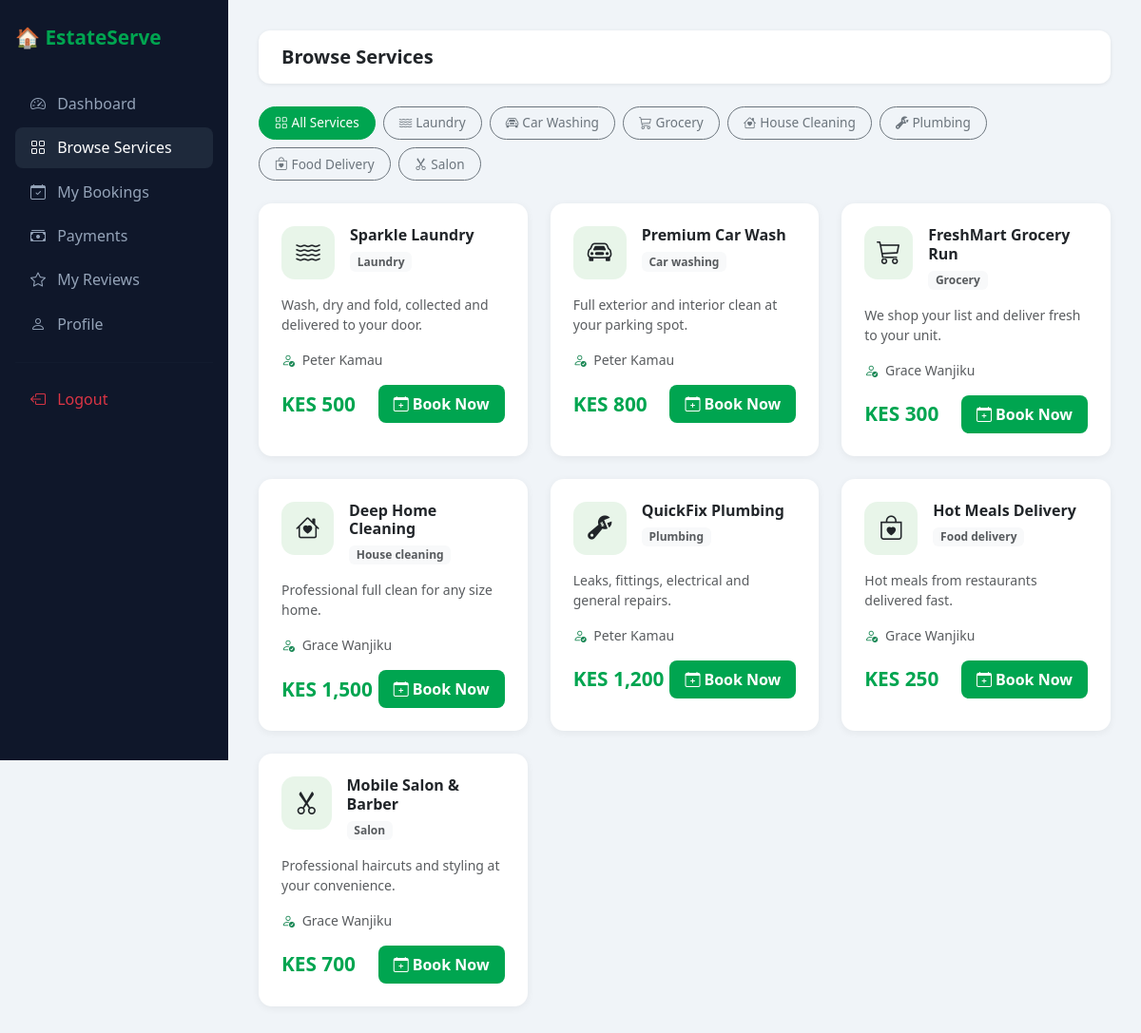
Page /resident/services.php (signed in) on the committed database.
### tables this page shows
CREATE TABLE services (
    id          INT AUTO_INCREMENT PRIMARY KEY,
    name        VARCHAR(150) NOT NULL,
    category    ENUM('laundry','car_washing','grocery','house_cleaning',
                     'plumbing','food_delivery','salon') NOT NULL,
    description TEXT,
    price       DECIMAL(10,2) NOT NULL DEFAULT 0,
    provider_id INT NULL,
    status      ENUM('available','unavailable') NOT NULL DEFAULT 'available',
    created_at  TIMESTAMP NOT NULL DEFAULT CURRENT_TIMESTAMP,
    CONSTRAINT fk_services_provider FOREIGN KEY (provider_id)
        REFERENCES users(id) ON DELETE SET NULL
);

CREATE TABLE users (
    id         INT AUTO_INCREMENT PRIMARY KEY,
    full_name  VARCHAR(150) NOT NULL,
    email      VARCHAR(150) NOT NULL UNIQUE,
    phone      VARCHAR(30)  NOT NULL,
    password   VARCHAR(255) NOT NULL,
    role       ENUM('admin','resident','provider','delivery') NOT NULL,
    status     ENUM('active','inactive','pending') NOT NULL DEFAULT 'active',
    created_at TIMESTAMP NOT NULL DEFAULT CURRENT_TIMESTAMP
);

### resident/services.php (the view, shortened to what this page needs)
<?php
require_once '../includes/db.php';
$category_filter = isset($_GET['cat']) ? $_GET['cat'] : 'all';
$where = $category_filter !== 'all' ? "WHERE s.status = 'available' AND s.category = '$category_filter'" : "WHERE s.status = 'available'";
$services = $pdo->query("
    SELECT s.*, u.full_name AS provider_name
    FROM services s
    LEFT JOIN users u ON s.provider_id = u.id
    $where
    ORDER BY s.category
")->fetchAll();
$categories = [
    'all'           => ['label'=>'All Services', 'icon'=>'bi-grid'],
    'laundry'       => ['label'=>'Laundry',       'icon'=>'bi-water'],
    'car_washing'   => ['label'=>'Car Washing',   'icon'=>'bi-car-front'],
    'grocery'       => ['label'=>'Grocery',       'icon'=>'bi-cart3'],
    'house_cleaning'=> ['label'=>'House Cleaning','icon'=>'bi-house-heart'],
    'plumbing'      => ['label'=>'Plumbing',      'icon'=>'bi-wrench-adjustable'],
    'food_delivery' => ['label'=>'Food Delivery', 'icon'=>'bi-bag-heart'],
    'salon'         => ['label'=>'Salon',         'icon'=>'bi-scissors'],
];
?>
<!DOCTYPE html>
<html lang="en">
<head>
  <link href="https://cdn.jsdelivr.net/npm/bootstrap@5.3.0/dist/css/bootstrap.min.css" rel="stylesheet">
  <link href="https://cdn.jsdelivr.net/npm/bootstrap-icons@1.10.5/font/bootstrap-icons.css" rel="stylesheet">
</head>
<body>
<div class="sidebar">
  <span class="brand">🏠 EstateServe</span>
  <nav class="nav flex-column">
    <a href="dashboard.php" class="nav-link"><i class="bi bi-speedometer2"></i> Dashboard</a>
    <a href="services.php"  class="nav-link active"><i class="bi bi-grid"></i> Browse Services</a>
    <a href="bookings.php"  class="nav-link"><i class="bi bi-calendar-check"></i> My Bookings</a>
    <a href="payments.php"  class="nav-link"><i class="bi bi-cash-stack"></i> Payments</a>
    <a href="reviews.php"   class="nav-link"><i class="bi bi-star"></i> My Reviews</a>
    <a href="profile.php"   class="nav-link"><i class="bi bi-person"></i> Profile</a>
    <hr style="border-color:#1e293b">
    <a href="../logout.php" class="nav-link text-danger"><i class="bi bi-box-arrow-left"></i> Logout</a>
  </nav>
</div>
<div class="main">
  <div class="topbar">
    <h5 class="mb-0 fw-bold">Browse Services</h5>
  </div>
  <div class="d-flex gap-2 mb-4 flex-wrap">
    <?php foreach ($categories as $key => $cat): ?>
    <a href="?cat=<?= $key ?>"
       class="btn btn-outline-secondary cat-btn <?= $category_filter === $key ? 'active' : '' ?>">
      <i class="bi <?= $cat['icon'] ?> me-1"></i><?= $cat['label'] ?>
    </a>
    <?php endforeach; ?>
  </div>
  <?php if (empty($services)): ?>
    <div class="text-center py-5 text-muted">
      <i class="bi bi-inbox fs-1 d-block mb-3"></i>
      <h5>No services available in this category</h5>
    </div>
  <?php else: ?>
  <div class="row g-4">
    <?php foreach ($services as $s): ?>
    <div class="col-md-6 col-lg-4">
      <div class="service-card card p-4">
        <div class="d-flex align-items-start gap-3 mb-3">
          <div class="service-icon">
            <i class="bi <?= $categories[$s['category']]['icon'] ?? 'bi-star' ?>"></i>
          </div>
          <div>
            <h6 class="fw-bold mb-1"><?= htmlspecialchars($s['name']) ?></h6>
            <span class="badge bg-light text-muted"><?= str_replace('_',' ',ucfirst($s['category'])) ?></span>
          </div>
        </div>
        <p class="text-muted small mb-3"><?= htmlspecialchars($s['description']) ?></p>
        <?php if ($s['provider_name']): ?>
        <div class="text-muted small mb-3">
          <i class="bi bi-person-check me-1 text-success"></i>
          <?= htmlspecialchars($s['provider_name']) ?>
        </div>
        <?php endif; ?>
        <div class="d-flex justify-content-between align-items-center">
          <div class="price-tag">KES <?= number_format($s['price'], 0) ?></div>
          <a href="book.php?service=<?= $s['id'] ?>" class="btn btn-book px-3 py-2">
            <i class="bi bi-calendar-plus me-1"></i>Book Now
          </a>
        </div>
      </div>
    </div>
    <?php endforeach; ?>
  </div>
  <?php endif; ?>
</div>
</body>
</html>

### resident/services.php (style rules this page uses)
body { background: #f0f4f8; }
.sidebar { background: #0f172a; min-height: 100vh; width: 240px; position: fixed; top: 0; left: 0; padding: 1.5rem 1rem; }
.sidebar .brand { color: #00A550; font-weight: 700; font-size: 1.3rem; margin-bottom: 2rem; display: block; }
.sidebar .nav-link { color: #94a3b8; border-radius: 8px; padding: .6rem 1rem; margin-bottom: .2rem; }
.sidebar .nav-link:hover, .sidebar .nav-link.active { background: #1e293b; color: #fff; }
.sidebar .nav-link i { margin-right: 8px; }
.main { margin-left: 240px; padding: 2rem; }
.topbar { background: #fff; border-radius: 12px; padding: 1rem 1.5rem; margin-bottom: 1.5rem; box-shadow: 0 1px 4px rgba(0,0,0,.08); }
.cat-btn { border-radius: 99px; font-size: .85rem; padding: .4rem 1rem; }
.cat-btn.active { background: #00A550; color: #fff; border-color: #00A550; }
.service-card { border: none; border-radius: 14px; box-shadow: 0 2px 8px rgba(0,0,0,.06); transition: transform .2s, box-shadow .2s; height: 100%; }
.service-icon { width: 56px; height: 56px; border-radius: 14px; display: flex; align-items: center; justify-content: center; font-size: 1.6rem; background: #e8f5e9; }
.price-tag { font-size: 1.3rem; font-weight: 800; color: #00A550; }
.btn-book { background: #00A550; color: #fff; border: none; border-radius: 8px; font-weight: 600; }

### rows in the picture
services: name "Sparkle Laundry", category "Laundry", description "Wash, dry and fold, collected and delivered to your door.", provider.full_name "Peter Kamau", price "500"
services: name "Premium Car Wash", category "Car washing", description "Full exterior and interior clean at your parking spot.", provider.full_name "Peter Kamau", price "800"
services: name "FreshMart Grocery Run", category "Grocery", description "We shop your list and deliver fresh to your unit.", provider.full_name "Grace Wanjiku", price "300"
services: name "Deep Home Cleaning", category "House cleaning", description "Professional full clean for any size home.", provider.full_name "Grace Wanjiku", price "1,500"
services: name "QuickFix Plumbing", category "Plumbing", description "Leaks, fittings, electrical and general repairs.", provider.full_name "Peter Kamau", price "1,200"
services: name "Hot Meals Delivery", category "Food delivery", description "Hot meals from restaurants delivered fast.", provider.full_name "Grace Wanjiku", price "250"
services: name "Mobile Salon & Barber", category "Salon", description "Professional haircuts and styling at your convenience.", provider.full_name "Grace Wanjiku", price "700"

### other values in the picture
$cat['label'] "All Services"
$cat['label'] "Laundry"
$cat['label'] "Car Washing"
$cat['label'] "Grocery"
$cat['label'] "House Cleaning"
$cat['label'] "Plumbing"
$cat['label'] "Food Delivery"
$cat['label'] "Salon"
